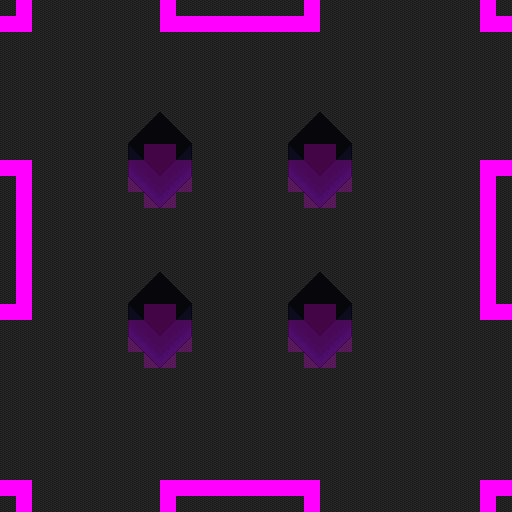

The image is a tile-based game level rendered from a .tmx file. Its description and source (layers, tilesets, objects; grid data summarised) follow:
An orthogonal 32x32 tile map with 16x16 px tiles, 4 tile layers (Floor, Player, Above, Collision).

<map version="1.5" tiledversion="2021.03.23" orientation="orthogonal" renderorder="right-down" width="32" height="32" tilewidth="16" tileheight="16" infinite="0" nextlayerid="5" nextobjectid="1">
 <properties>
  <property name="looping" type="bool" value="true" />
  <property name="looping_axis" value="y" />
  <property name="music" value="res/audio/music/test.mp3" />
  <property name="music_volume" type="float" value="0" />
 </properties>
 <tileset firstgid="1" source="blue_ghost_world.tsx" />
 <layer id="1" name="Floor" width="32" height="32">
  <properties>
   <property name="height" type="int" value="-1" />
  </properties>
  <data>[1024 cells, 1024 non-empty, 2 distinct tile ids]</data>
 </layer>
 <layer id="3" name="Player" width="32" height="32">
  <properties>
   <property name="height" type="int" value="0" />
  </properties>
  <data>[1024 cells, 48 non-empty, 9 distinct tile ids]</data>
 </layer>
 <layer id="4" name="Above" width="32" height="32">
  <properties>
   <property name="height" type="int" value="1" />
  </properties>
  <data>[1024 cells, 32 non-empty, 5 distinct tile ids]</data>
 </layer>
 <layer id="2" name="Collision" width="32" height="32" opacity="0.25">
  <properties>
   <property name="draw" type="bool" value="false" />
   <property name="height" type="int" value="0" />
  </properties>
  <data>[1024 cells, 48 non-empty, 1 distinct tile ids]</data>
 </layer>
</map>
